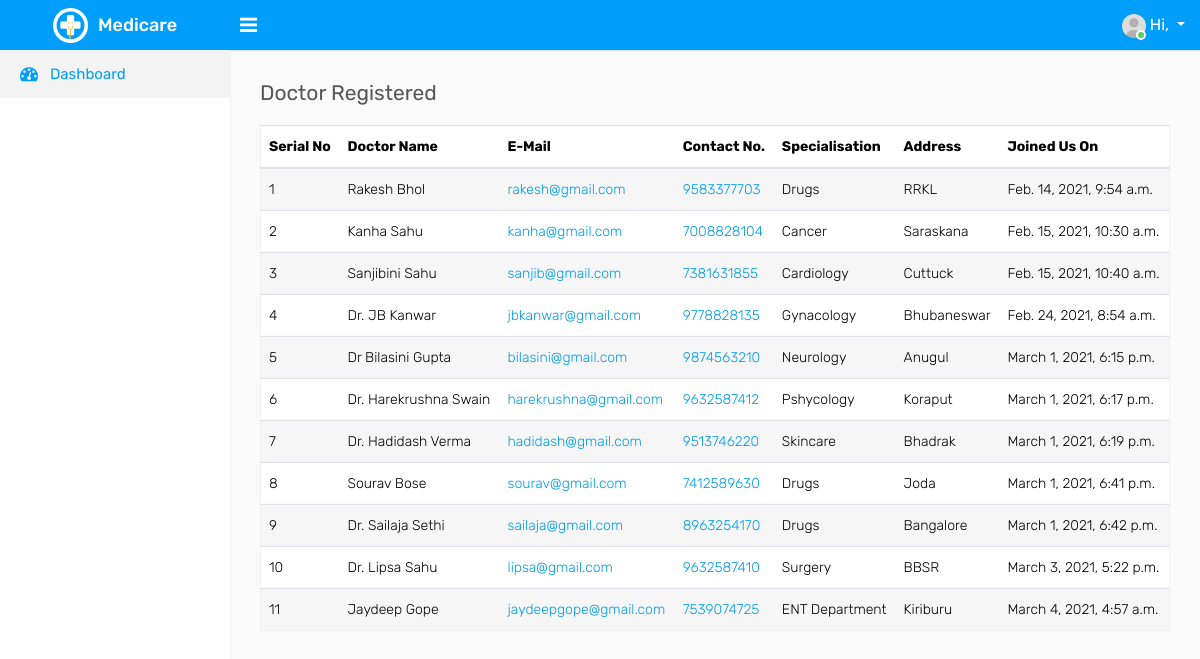
/doctorregd/, run on the app's committed database.
### PublicApp/models.py (models this page shows, shortened)
class UserProfile(models.Model):
    USER_TYPES = [
        ('Public', 'Public'),
        ('Doctor', 'Doctor'),
        ('Admin', 'Admin'),
    ]
    user=models.ForeignKey(User,on_delete=models.CASCADE)
    profilePicture = models.ImageField(blank=True, null=True)
    DOB = models.DateField()
    address = models.TextField()
    contact_No = models.IntegerField()
    gender=models.CharField(max_length=50,null=True,blank=True)
    specialist=models.CharField(max_length=255,null=True,blank=True)
    userType = models.CharField(max_length=10, choices=USER_TYPES, default='Public')
    created_at = models.DateTimeField(auto_now_add=True)
    updated_at = models.DateTimeField(auto_now=True)

### AdminApp/views.py (the view)
# urls.py: path('doctorregd/',DOCTORREGD,name="doctorregd"),
def DOCTORREGD(request):
    docdetails=UserProfile.objects.filter(userType="Doctor")
    return render(request,'doctor-regd.html',{"docdetails":docdetails})

### AdminApp/templates/doctor-regd.html (shortened to what this page needs)
{% extends 'base.html' %}
{% load static %}
{% block content %}
        <div class="page-wrapper">
            <div class="content">
                <div class="row">
                    <div class="col-sm-4 col-3">
                        <h4 class="page-title">Doctor Registered</h4>
                    </div>
                </div>
                <div class="row">
                    <div class="col-md-12">
                        <div class="table-responsive">
                            <table class="table table-border table-striped custom-table datatable mb-0">
                                <thead>
                                    <tr>
                                        <th>Serial No</th>
                                        <th>Doctor Name</th>
                                        <th>E-Mail</th>
                                        <th>Contact No.</th>
                                        <th>Specialisation</th>
                                        <th>Address</th>
                                        <th>Joined Us On</th>
                                    </tr>
                                </thead>
                                <tbody>
                                    {% for docdetail in docdetails %}
                                    <tr>
                                        <td>{{forloop.counter}}</td>
                                        <td>{{docdetail.user.first_name}} {{docdetail.user.last_name}}</td>
                                        <td><a href="mailto:{{docdetail.user.email}}">{{docdetail.user.email}}</a></td>
                                        <td><a href="tel:{{docdetail.contact_No}}">{{docdetail.contact_No}}</a></td>
                                        <td>{{docdetail.specialist}}</td>
                                        <td>{{docdetail.address}}</td>
                                        <td>{{docdetail.created_at}}</td>
                                    </tr>
                                    {% endfor %}
                                </tbody>
                            </table>
                        </div>
                    </div>
                </div>
            </div>
        </div>
    </div>
{% endblock %}

### data on the page
UserProfile: user.first_name "Rakesh", user.last_name "Bhol", user.email "rakesh@gmail.com", contact_No "9583377703", specialist "Drugs", address "RRKL", created_at "Feb. 14, 2021, 9:54 a.m."
UserProfile: user.first_name "Kanha", user.last_name "Sahu", user.email "kanha@gmail.com", contact_No "7008828104", specialist "Cancer", address "Saraskana", created_at "Feb. 15, 2021, 10:30 a.m."
UserProfile: user.first_name "Sanjibini", user.last_name "Sahu", user.email "sanjib@gmail.com", contact_No "7381631855", specialist "Cardiology", address "Cuttuck", created_at "Feb. 15, 2021, 10:40 a.m."
UserProfile: user.first_name "Dr. JB", user.last_name "Kanwar", user.email "jbkanwar@gmail.com", contact_No "9778828135", specialist "Gynacology", address "Bhubaneswar", created_at "Feb. 24, 2021, 8:54 a.m."
UserProfile: user.first_name "Dr Bilasini", user.last_name "Gupta", user.email "bilasini@gmail.com", contact_No "9874563210", specialist "Neurology", address "Anugul", created_at "March 1, 2021, 6:15 p.m."
UserProfile: user.first_name "Dr. Harekrushna", user.last_name "Swain", user.email "harekrushna@gmail.com", contact_No "9632587412", specialist "Pshycology", address "Koraput", created_at "March 1, 2021, 6:17 p.m."
UserProfile: user.first_name "Dr. Hadidash", user.last_name "Verma", user.email "hadidash@gmail.com", contact_No "9513746220", specialist "Skincare", address "Bhadrak", created_at "March 1, 2021, 6:19 p.m."
UserProfile: user.first_name "Sourav", user.last_name "Bose", user.email "sourav@gmail.com", contact_No "7412589630", specialist "Drugs", address "Joda", created_at "March 1, 2021, 6:41 p.m."
UserProfile: user.first_name "Dr. Sailaja", user.last_name "Sethi", user.email "sailaja@gmail.com", contact_No "8963254170", specialist "Drugs", address "Bangalore", created_at "March 1, 2021, 6:42 p.m."
UserProfile: user.first_name "Dr. Lipsa", user.last_name "Sahu", user.email "lipsa@gmail.com", contact_No "9632587410", specialist "Surgery", address "BBSR", created_at "March 3, 2021, 5:22 p.m."
UserProfile: user.first_name "Jaydeep", user.last_name "Gope", user.email "jaydeepgope@gmail.com", contact_No "7539074725", specialist "ENT Department", address "Kiriburu", created_at "March 4, 2021, 4:57 a.m."
